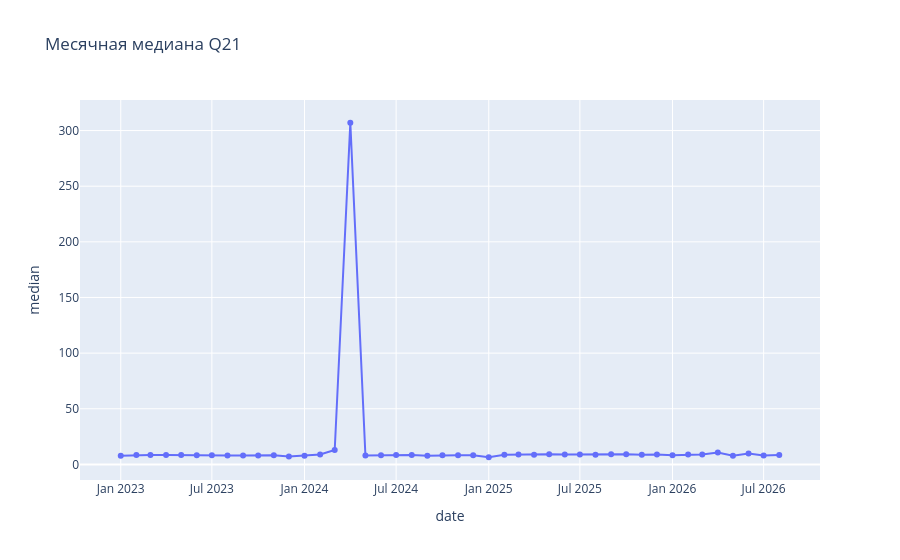
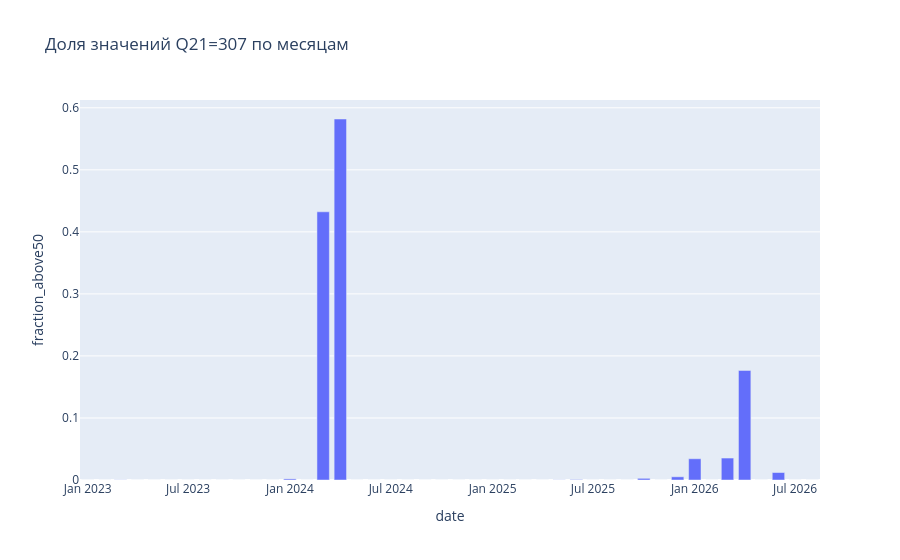

The notebook cell saved with these charts, in order:
### Code cell
monthly=pd.read_csv(A/'monthly.csv',parse_dates=['date'])
show(px.line(monthly,x='date',y='median',markers=True,title='Месячная медиана Q21'),'q21_monthly_median')
show(px.bar(monthly,x='date',y='fraction_above50',title='Доля значений Q21=307 по месяцам'),'q21_invalid_monthly')
